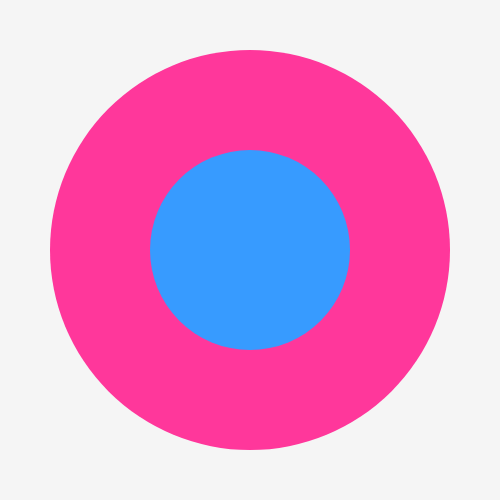
Frame 1 (no input)
Frame 60 (no input): identical to frame 1, image omitted
Frame 120 (the mouse pressed at the canvas centre since frame 60): identical to frame 1, image omitted

The p5.js sketch that drew this single still picture (run headless with seeded random() and noise() and a simulated clock; from frame 60 on, the mouse is pressed at the canvas centre):

// p5.js sketch
// ── sketch.js
/* * * * * * * * * * * * * * * * * * * * * * * *
         Variables
 * * * * * * * * * * * * * * * * * * * * * * * */


//here we will use the 'width' and 'height' variables built-in to p5js to center the ellipses
//width = canvas width
//height = canvas height
//width/2 = canvas width divided by 2, i.e. half way across the canvas width

//let's set up our own variable to control the radius of the circles
var r = 400

//setup is run once when the webpage is first loaded
function setup() {
  //Firstly, you must always create the canvas and specify its width and height
  createCanvas(500, 500); //this is a 500 pixel by 500 pixel square canvas
  
  //turn off outlines
  noStroke();
}

//do our drawing in the draw() loop
function draw() {

  //background color set to light grey
  background(245);
  
  //set fill colour to magenta
  fill(255, 55, 155);
  //put 'r' in as the third parameter
  //'r' is the value we assigned it at the top of our sketch
  circle(width/2, height/2, r);
  
  //set fill colour to blue
  fill(55, 155, 255);
  //divide r by 2 to halve the radius
  circle(width/2, height/2, r/2);
}
